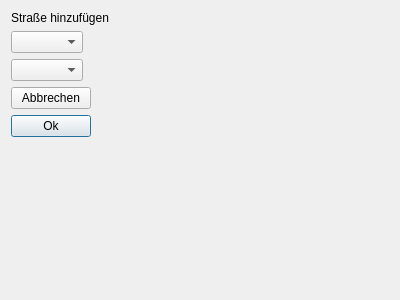
<?xml version="1.0" encoding="UTF-8"?>
<ui version="4.0">
 <class>AddStreetDialog</class>
 <widget class="QDialog" name="AddStreetDialog">
  <property name="geometry">
   <rect>
    <x>0</x>
    <y>0</y>
    <width>400</width>
    <height>300</height>
   </rect>
  </property>
  <property name="windowTitle">
   <string>Dialog</string>
  </property>
  <layout class="QFormLayout" name="formLayout">
   <item row="0" column="0">
    <widget class="QLabel" name="label">
     <property name="text">
      <string>Straße hinzufügen</string>
     </property>
    </widget>
   </item>
   <item row="1" column="0">
    <widget class="QComboBox" name="comboBox_firstCity"/>
   </item>
   <item row="2" column="0">
    <widget class="QComboBox" name="comboBox_secondCity"/>
   </item>
   <item row="3" column="0">
    <widget class="QPushButton" name="pushButton_cancel">
     <property name="text">
      <string>Abbrechen</string>
     </property>
    </widget>
   </item>
   <item row="4" column="0">
    <widget class="QPushButton" name="pushButton_ok">
     <property name="text">
      <string>Ok</string>
     </property>
     <property name="default">
      <bool>true</bool>
     </property>
    </widget>
   </item>
   <item row="5" column="0">
    <spacer name="verticalSpacer">
     <property name="orientation">
      <enum>Qt::Vertical</enum>
     </property>
     <property name="sizeHint" stdset="0">
      <size>
       <width>20</width>
       <height>40</height>
      </size>
     </property>
    </spacer>
   </item>
  </layout>
 </widget>
 <resources/>
 <connections/>
</ui>
